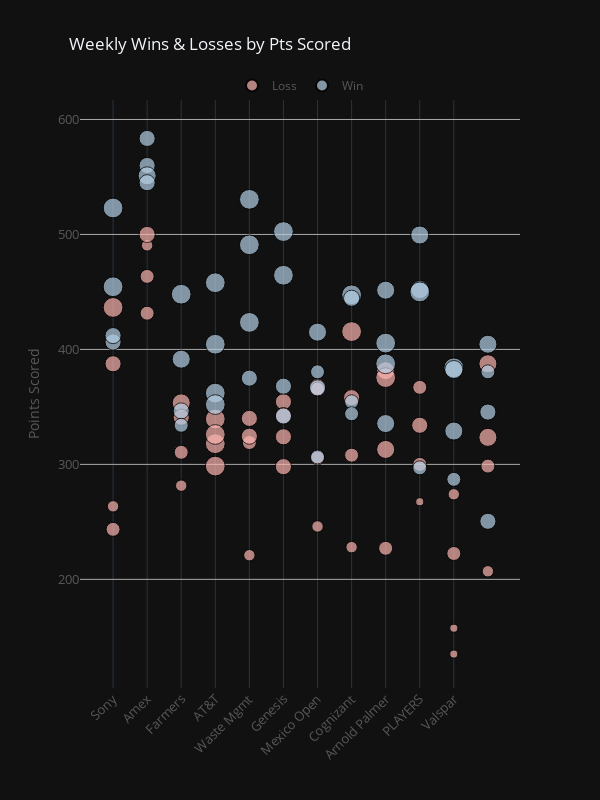

The cell this chart's notebook holds for it:
### Code cell
### WEEKLY BUBBLES WIN / LOSS  ###

newnames={'False':'Loss','True':'Win'}
temp_df = df.copy()
temp_df['win_loss'] = temp_df['win_loss'].astype('bool')
scatter_fig = px.scatter(temp_df,
                        x='week',
                        y='total_pts',
                        color='win_loss',
                        template='plotly_dark',
                        size='cuts_made',
                        size_max=14,
                        hover_name='team',
                        color_discrete_sequence=px.colors.qualitative.Pastel1,
                        title='Weekly Wins & Losses by Pts Scored',
                        labels={'week':'','total_pts':'Points Scored'},
                        height=800,
                        width=600,                        
                        ).update_layout(hoverlabel=dict(font_size=18,font_family="Rockwell"),showlegend=True,title_x=.35,
                                        legend=dict(orientation='h',yanchor="bottom",y=1,xanchor="center",x=.5,title='',font_color='#5A5856')
                        ).update_xaxes(tickangle= -45,tickvals = [1,2,3,4,5,6,7,8,9,10,11],
                                       ticktext = ['Sony','Amex','Farmers','AT&T','Waste Mgmt','Genesis','Mexico Open','Cognizant','Arnold Palmer','PLAYERS','Valspar'],
                                       tickfont=dict(color='#5A5856', size=13),title_font=dict(color='#5A5856',size=14)
                        ).update_yaxes(tickfont=dict(color='#5A5856', size=13),title_font=dict(color='#5A5856',size=14),tickcolor='darkgrey', gridcolor='darkgrey'
                        ).update_traces(marker=dict(line_color='black')
                        ).for_each_trace(lambda t: t.update(name = newnames[t.name],legendgroup = newnames[t.name],hovertemplate = t.hovertemplate.replace(t.name, newnames[t.name])))


scatter_fig.show()#,use_container_width=True, config=config)

### Figure 1 — Plotly figure (JSON) as saved in the notebook; plotly's stock layout.template omitted (floating-point values rounded to 4 significant figures)
{"data": [{"hovertemplate": "<b>%{hovertext}</b><br><br>win_loss=Loss<br>=%{x}<br>Points Scored=%{y}<br>cuts_made=%{marker.size}<extra></extra>", "hovertext": ["Snead's Foot", "unit_circle", "New Team 4", "AlphaWired", "New Team 4", "Snead's Foot", "unit_circle", "Philly919", "Team Gamble", "New Team 4", "Snead's Foot", "Putt Pirates", "Snead's Foot", "AlphaWired", "unit_circle", "Philly919", "Snead's Foot", "txmoonshine", "Team Gamble", "Philly919", "New Team 4", "Snead's Foot", "txmoonshine", "Philly919", "Philly919", "txmoonshine", "New Team 4", "Team Gamble", "txmoonshine", "Team Gamble", "Philly919", "AlphaWired", "unit_circle", "New Team 4", "Snead's Foot", "txmoonshine", "New Team 4", "Snead's Foot", "Philly919", "Team Gamble", "AlphaWired", "New Team 4", "Philly919", "unit_circle", "Snead's Foot", "txmoonshine", "AlphaWired", "unit_circle"], "legendgroup": "Loss", "marker": {"color": "rgb(251,180,174)", "line": {"color": "black"}, "size": [2, 6, 3, 4, 2, 3, 3, 4, 2, 5, 3, 4, 6, 6, 6, 6, 2, 3, 4, 4, 4, 4, 4, 4, 2, 4, 3, 3, 6, 4, 3, 2, 5, 6, 5, 3, 3, 4, 3, 1, 2, 3, 1, 1, 5, 5, 3, 2], "sizemode": "area", "sizeref": 0.03061, "symbol": "circle"}, "mode": "markers", "name": "Loss", "orientation": "v", "showlegend": true, "type": "scatter", "x": [1, 1, 1, 1, 2, 2, 2, 2, 3, 3, 3, 3, 4, 4, 4, 4, 5, 5, 5, 5, 6, 6, 6, 6, 7, 7, 7, 7, 8, 8, 8, 8, 9, 9, 9, 9, 10, 10, 10, 10, 11, 11, 11, 11, 12, 12, 12, 12], "xaxis": "x", "y": [263.5, 436.5, 243.5, 387.5, 490.5, 431.5, 463.5, 500, 281.5, 353.5, 310.5, 341, 318, 298.5, 339.5, 326, 221, 319, 340, 324.5, 298, 354.5, 342.5, 324, 246, 367.5, 305.5, 365.5, 415.5, 358, 308, 228, 381.5, 375.5, 313, 227, 367, 334, 300, 267.5, 274, 222.5, 157.5, 135, 387.5, 323.5, 298.5, 207], "yaxis": "y"}, {"hovertemplate": "<b>%{hovertext}</b><br><br>win_loss=Win<br>=%{x}<br>Points Scored=%{y}<br>cuts_made=%{marker.size}<extra></extra>", "hovertext": ["txmoonshine", "Putt Pirates", "Philly919", "Team Gamble", "AlphaWired", "Team Gamble", "txmoonshine", "Putt Pirates", "Philly919", "txmoonshine", "unit_circle", "AlphaWired", "New Team 4", "txmoonshine", "Putt Pirates", "Team Gamble", "unit_circle", "AlphaWired", "New Team 4", "Putt Pirates", "Putt Pirates", "Team Gamble", "unit_circle", "AlphaWired", "AlphaWired", "unit_circle", "Putt Pirates", "Snead's Foot", "Snead's Foot", "unit_circle", "New Team 4", "Putt Pirates", "Putt Pirates", "Team Gamble", "AlphaWired", "Philly919", "AlphaWired", "Putt Pirates", "unit_circle", "txmoonshine", "Putt Pirates", "Snead's Foot", "Team Gamble", "txmoonshine", "Putt Pirates", "Team Gamble", "New Team 4", "Philly919"], "legendgroup": "Win", "marker": {"color": "rgb(179,205,227)", "line": {"color": "black"}, "size": [4, 4, 6, 6, 4, 5, 4, 4, 4, 3, 6, 5, 6, 6, 6, 6, 6, 6, 4, 6, 6, 4, 6, 4, 3, 3, 5, 4, 6, 4, 3, 3, 5, 6, 6, 5, 5, 5, 6, 3, 6, 5, 5, 3, 5, 3, 4, 4], "sizemode": "area", "sizeref": 0.03061, "symbol": "circle"}, "mode": "markers", "name": "Win", "orientation": "v", "showlegend": true, "type": "scatter", "x": [1, 1, 1, 1, 2, 2, 2, 2, 3, 3, 3, 3, 4, 4, 4, 4, 5, 5, 5, 5, 6, 6, 6, 6, 7, 7, 7, 7, 8, 8, 8, 8, 9, 9, 9, 9, 10, 10, 10, 10, 11, 11, 11, 11, 12, 12, 12, 12], "xaxis": "x", "y": [406.5, 412, 454.5, 523, 560, 551, 545, 583.5, 346.5, 334, 448, 391.5, 404.5, 362, 352, 458, 423.5, 491, 375, 530.5, 464.5, 368, 502.5, 342, 306.5, 380.5, 415, 366.5, 447.5, 444.5, 354.5, 344, 451.5, 405.5, 387.5, 335.5, 499.5, 452, 450, 297, 384, 382.5, 329, 287, 404.5, 380.5, 345.5, 250.5], "yaxis": "y"}], "layout": {"height": 800, "hoverlabel": {"font": {"family": "Rockwell", "size": 18}}, "legend": {"font": {"color": "#5A5856"}, "itemsizing": "constant", "orientation": "h", "title": {"text": ""}, "tracegroupgap": 0, "x": 0.5, "xanchor": "center", "y": 1, "yanchor": "bottom"}, "showlegend": true, "title": {"text": "Weekly Wins & Losses by Pts Scored", "x": 0.35}, "width": 600, "xaxis": {"anchor": "y", "domain": [0, 1], "tickangle": -45, "tickfont": {"color": "#5A5856", "size": 13}, "ticktext": ["Sony", "Amex", "Farmers", "AT&T", "Waste Mgmt", "Genesis", "Mexico Open", "Cognizant", "Arnold Palmer", "PLAYERS", "Valspar"], "tickvals": [1, 2, 3, 4, 5, 6, 7, 8, 9, 10, 11], "title": {"font": {"color": "#5A5856", "size": 14}, "text": ""}}, "yaxis": {"anchor": "x", "domain": [0, 1], "gridcolor": "darkgrey", "tickcolor": "darkgrey", "tickfont": {"color": "#5A5856", "size": 13}, "title": {"font": {"color": "#5A5856", "size": 14}, "text": "Points Scored"}}}}
